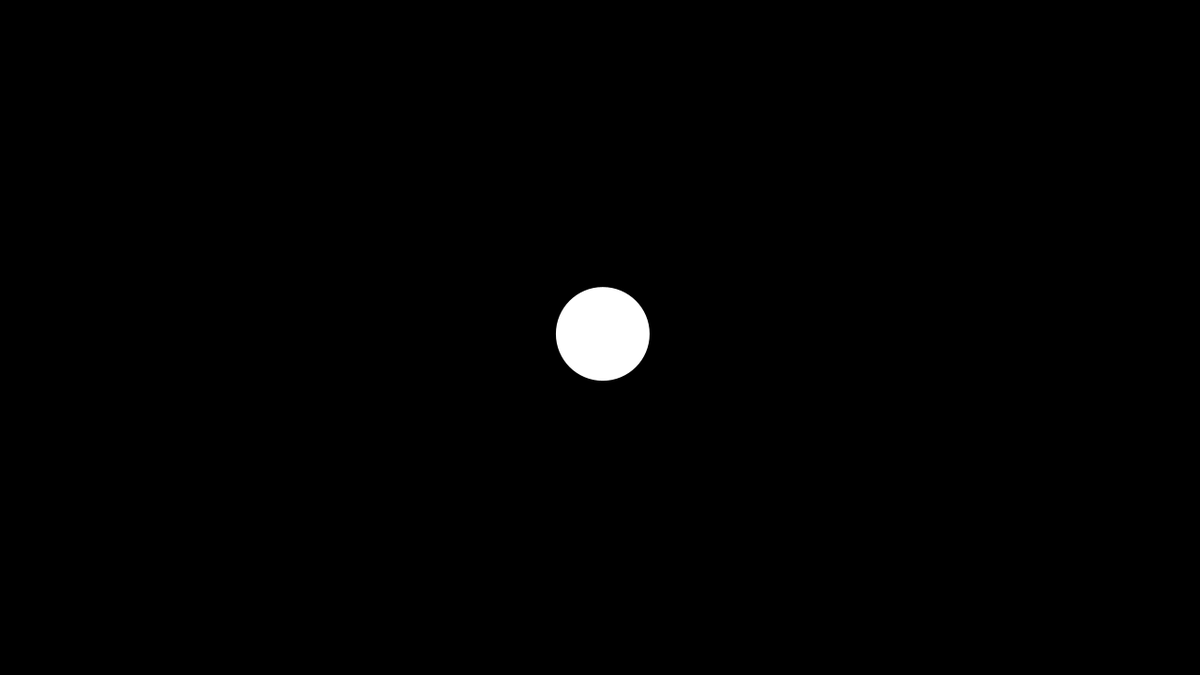
Frame 1 (no input)
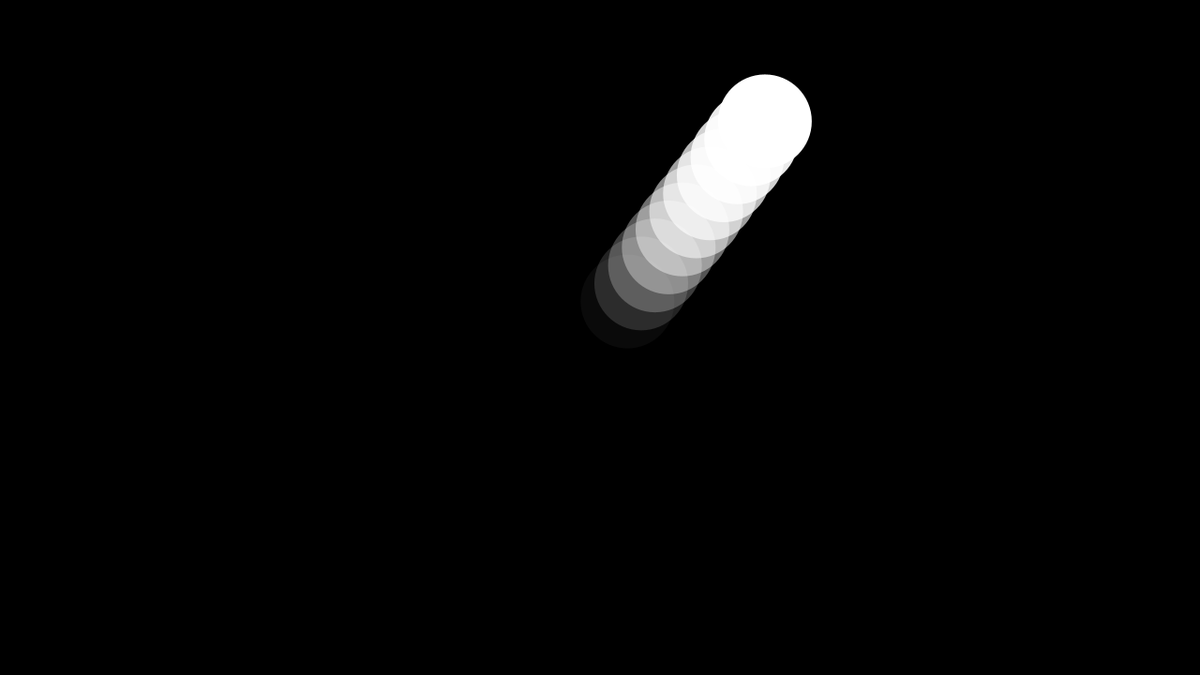
Frame 60 (the mouse pressed at the canvas centre just before this capture)
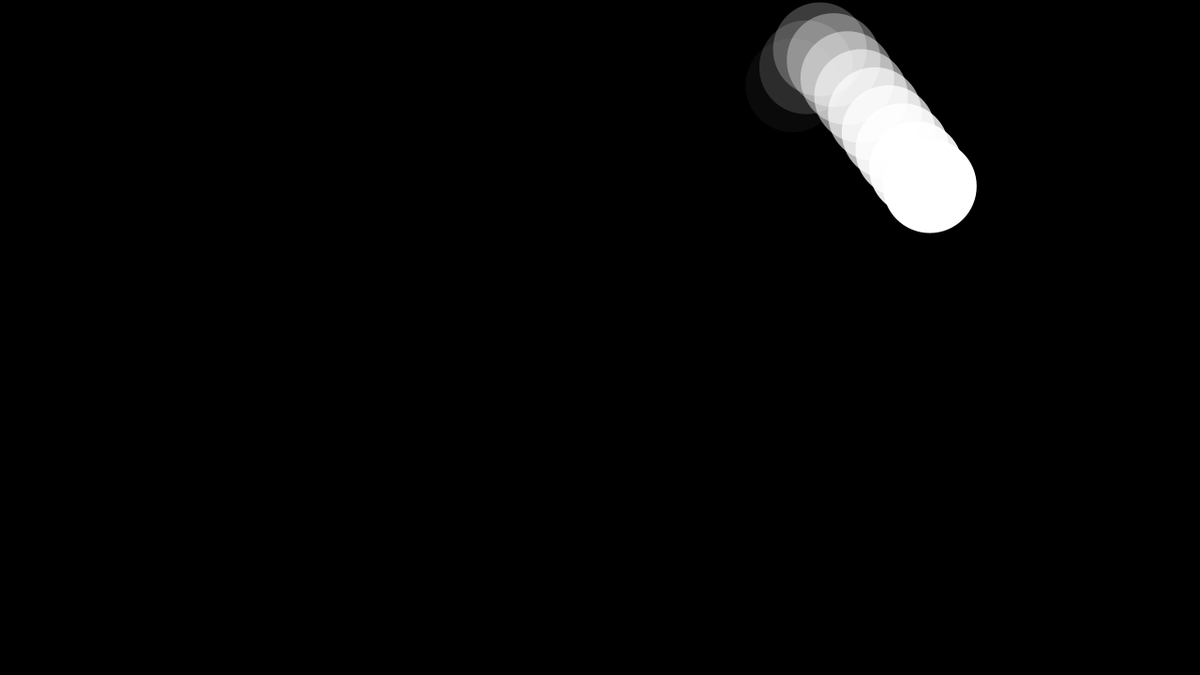
Frame 120 (the mouse held since frame 60 and released just before this capture)

The Processing sketch that drew these frames (run headless with seeded random() and noise(); from frame 60 on, the mouse is pressed at the canvas centre):

// Processing sketch: sketch_11_Echo
// ── sketch_11_Echo.pde
// Ball
float x, y;
float speedX, speedY;
float xMax = 10;
float yMax = 8;
float radius = 100;

// Echo
int numberOfEcho = 10;
int echoTime = 5; // here bace on frame so integer
int pathTotal = numberOfEcho * echoTime;
float[] echoX = new float[pathTotal];
float[] echoY = new float[pathTotal];

void setup() {
  size(1280, 720);
  noStroke(); // let echo look more natural
  
  // initialize ball
  x = width / 2;
  y = height / 2;
  speedX = random(-xMax, xMax);
  speedY = random(-yMax, yMax);
  
  // initialize echo : from same position with ball
  for (int i=0; i<pathTotal; i++) {
    echoX[i] = x;
    echoY[i] = y;
  }
}

void draw() {
  background(0); // let be look obvious when test
  
  // Echo : Since th echo is set to follow the ball, it drqw before ball
  if (frameCount <= (pathTotal + 1)) { // First Data Storing : not yet reached the next echo change time (pathTotal+1 : echo path + ball)
    for (int i=frameCount-2; i>=0; i--) { // move data has to from last (frameCount-2 : ball & index from 0)
      if (i == 0) { // this frame is for ball
        echoX[i] = x;
        echoY[i] = y;
        // nor need to draw
      } else { // draw echo
        echoX[i] = echoX[i-1];
        echoY[i] = echoY[i-1];
        if (i % echoTime == echoTime-1) { // let echo show each echoTime last = echoTime-1 : first two space then a echo
          fill(255, 255-i*(255/pathTotal)); // linearly change opacity
          ellipse(echoX[i], echoY[i], radius, radius);
        }
      }
    }
  } else { // need to update the echo and donot care the objet ball
    for (int i=pathTotal - 1; i>=0; i--) { // update moving from last (-1 : index from 0)
      if (i == 0) {
        echoX[i] = x;
        echoY[i] = y;
        // nor need to draw
      } else {
        echoX[i] = echoX[i-1];
        echoY[i] = echoY[i-1];
        if (i % echoTime == echoTime-1) { 
          fill(255, 255-i*(255/pathTotal));
          ellipse(echoX[i], echoY[i], radius, radius);
        }
      }
    }
  }
  
  // Ball
  if ((x - radius/2) < 0 || (x + radius/2) > width) { // Bounce Boundary
    speedX *= -1;
  }
  if ((y - radius/2) < 0 || (y + radius/2) > height) {
    speedY *= -1;
  }
  x += speedX; // move
  y += speedY;
  fill(255);
  ellipse(x, y, radius, radius);
}
